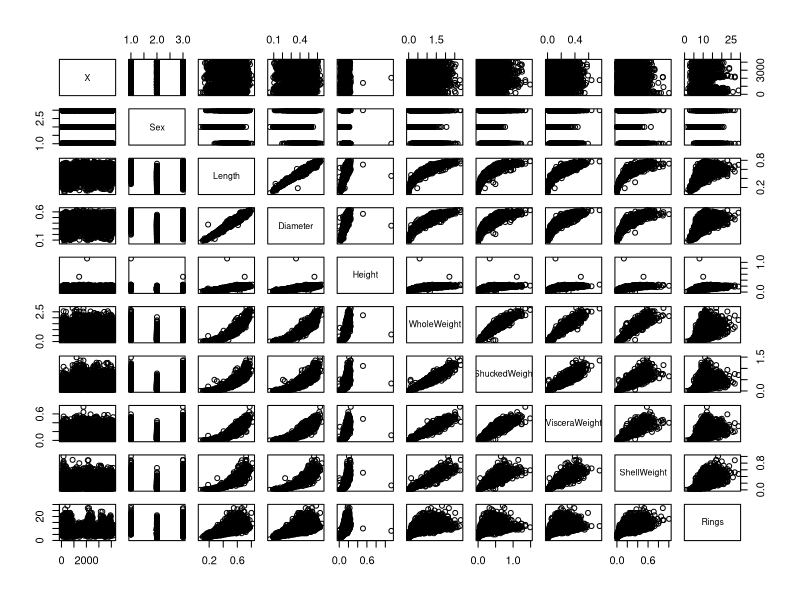
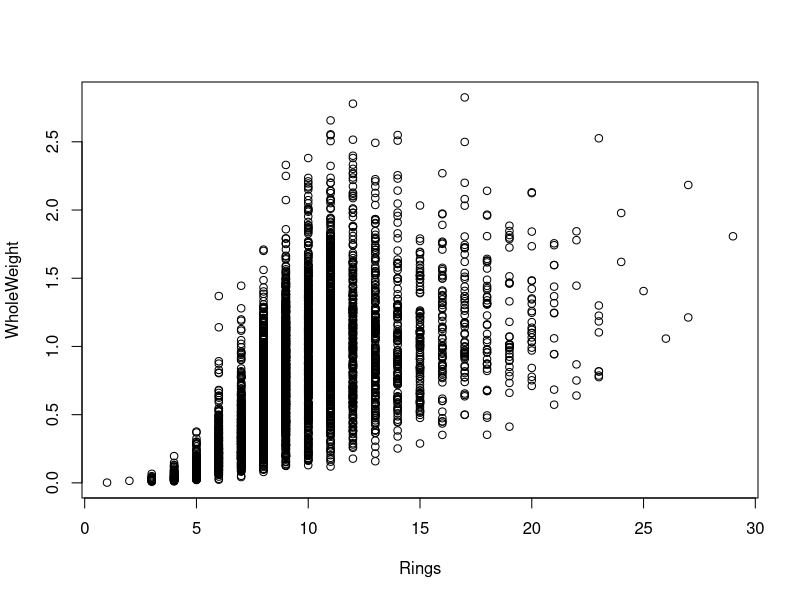

Recreate these plots in R, in order. (Note: this script raises an error after producing the figures.)
## ---- chunk 1
# Load cetacean.csv
getwd()

data <- read.csv("Data/Cetaceans.csv")

#Subset data to only include those entries from Scotland

names(data)
class(data$Age)
str(data)

scots <- subset(data, Location == "Scotland")

#How many entries are in the database?

length(scots)
dim(scots)
str(scots)

#How many unique species are in the Scotland database?



#What is the range of the ages in the Scotland database?



#Subset the original data to only include those entries from Scotland that are also from the Phocoenaphocoena and greater than 8 years of age. 



#Subset the database to only include those entries that are not from Scotland



#Plot the age distribution of cetacean from Scotland and Spain in boxplots by species and location. 



#Plot the age distribution of cetaceans by Dolphin.ID from Scotland and from Spain. Use a dot plot, make the Spain points orange and the Scotland points blue. 


## ---- chunk 2
#how do I load the `tidyverse` package

## ---- chunk 3
#how do I load my `abalone.csv` file and create a new dataframe?

data <- read.csv("Data/abalone.csv")
## ---- chunk 4
#how do I plot the entire dataset for an exploratory check?
plot(data)

#how do I plot Whole Weight over age?
plot(WholeWeight ~ Rings, data = data)

#how do I change this plot to distinguish between males and females?
males <- subset(data, Sex == "M")
females <- subset(data, Sex == "F")

plot(WholeWeight ~ Rings, data = females, xlim=range(data$Rings), ylim=range(data$WholeWeight), pch=19, col=alpha("red", 0.25), cex=1)

points(WholeWeight ~ Rings, data = males, xlim=range(data$Rings), ylim=range(data$WholeWeight), pch=19, col=alpha("blue", 0.25), cex=1)

#how can I create separate plots for males and females using facets in ggplot?

ggplot(data, aes(Rings, WholeWeight)) +
  geom_point(aes(color=Sex)) +
  facet_grid(~Sex)
## ---- chunk 5
#load the shark and ray brain size file as an object call bs

bs <- read.csv("Data/brain.data.csv")


#Plot the entire data set for exploration and hypothesis generation

plot(bs)

plot(bs)[,c("telencephalon":"body.mass")]

summary(bs)

#Create a new column that is a combination of telencephalon size and medulla size

transmute(bs, tel.med = telencephalon + medulla) 


#Create a new database that summarizes `bs` and has columns that count the number of species and mean body mass per habitat type. Hint: use `group_by` `summarize`.

new.dat <- bs %>%
  group_by(habitat) %>%
  summarise(numspec = length(species),
            mean.body = mean(body.mass))


## ---- chunk 6
bs %>%
  group_by(superorder) %>%
  mutate(body.mass = log10(body.mass)) %>%
  mutate(mean.body = mean(body.mass)) %>%
  mutate(rel.body = body.mass - mean.body) %>%
  group_by(.) %>%
  ggplot(aes(x = depth, y = rel.body)) +
  geom_point(aes(color=superorder)) +
  facet_wrap(~class)

## ---- chunk 7

# Load in the shark brain data set `brain.data.csv` data set


# How do we examine the dataset to see the dimensions, number and names of variables, and the classes of each variable?

# plot telencephalon over brain.mass


# Recreate the plot but with habitat type signified by color


# Remove all of the deep water species and recreate the plot but with reproductive mode signified by color


# Create a character vector that is every level of class in the `brain.data` set combined
#HINT use str_


# Just to be silly can you replace all of the vowels with question marks


# If we have untidy data where a single row contains multiple observations, which is common with large entered data sets, how would we reshape this into a tidy format? HINT see tidyr::table4a for a simple example.




